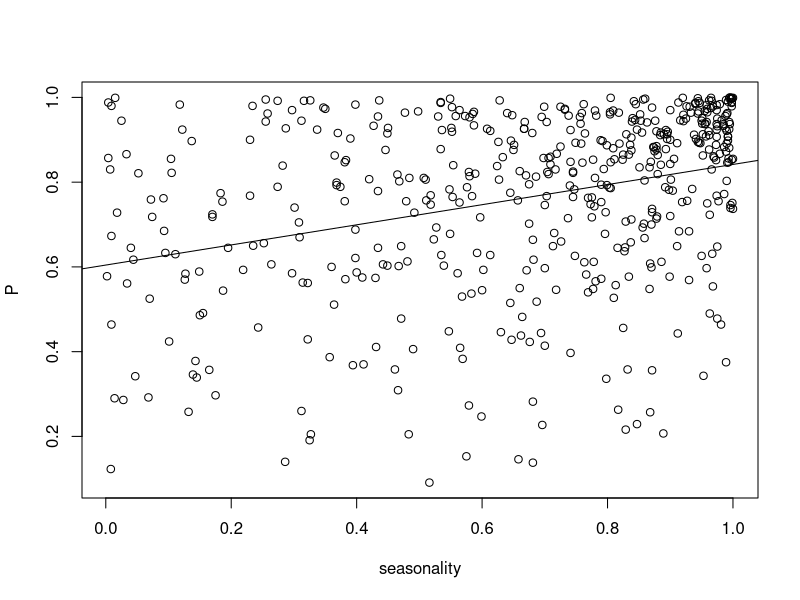

The R script that drew this image:
# If I calculate C, M & P sensu Colwell 1974 and seasonality as M/P, can I plot 
# predictability as a function of seasonality, like Peek et al 2021, fig 4, or  
# am I going to run afoul of autocorrelation? Note that Peek used wavelet power
# to estimating seasonality following Tonkin et al 2017.

set.seed(95060)
M <- round(runif(500), 3) # random numbers between 0 & 1, uniform distribution
P <- round(runif(500, M, 1), 3) # P is defined as the sum of M+C so P>M but less than 1
seasonality <- round(M / P, 3)

m <- lm(P ~ seasonality)
summary(m)

plot(seasonality, P)
abline(m)

# Interpretation of results:
# The slope (seasonality estimate: 0.2374) is positive and > 0 (p < 0.0001), so
# seasonality has a positive effect on P (to put things in an assbackwards sort
# of way). But if you think about it logically, that's what you ought to expect,
# regardless of how you're estimating P. Here, we used contingency (M) to 
# determine P (so there's probably be something wrong if there wasn't a stat-
# istical relationship), and P is always going be >= M (P = M + C), so you
# have to expect that cluster of results in the upper right. 

# I did this because I saw the Peek et al 2021 figure and thought I'd like to
# generate something similar with Central Valley tributary data. I haven't yet
# used wavelets to estimate P, so I wondered if I could just use Colwell's P
# but worried about autocorrelation. 

# I think it'd be okay to do this but not ideal. To publish the results, I'd 
# want to generate a quasi-independent estimate of P (independent from the 
# method used to determine seasonality). 

# Peek, R. A., S. M. O'Rourke, and M. R. Miller. 2021. Flow modification 
# associated with reduced genetic health of a river-breeding frog, Rana boylii. 
# Ecosphere 12(5):e03496. 10.1002/ecs2.3496

# Tonkin, Jonathan D., Michael T. Bogan, Núria Bonada, Blanca Rios-Touma, and 
# David A. Lytle. “Seasonality and Predictability Shape Temporal Species 
# Diversity.” Ecology 98, no. 5 (2017): 1201–16.
